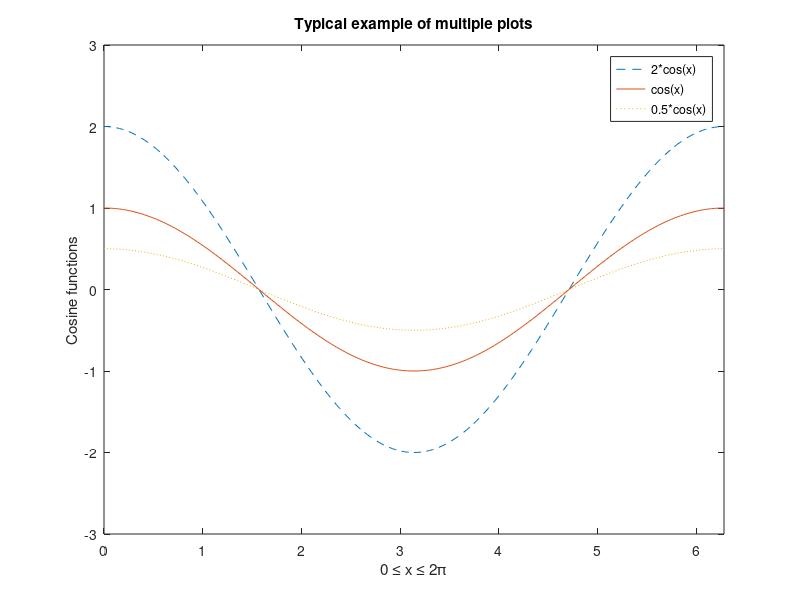

Write MATLAB code to recreate this figure.
% We will use this file to get used to the mechanics involved in matlab.
% Matlab will read the .m file as a script from the top.

% Variables are declared as follows don't forget statements end with ;
% 1 - Tutorial Lessons 1

x = 3; % here we are assign the variable x with the value 
disp(x)

% Variables can be overwritten

x = 6; 
disp(x)

% 2 - Tutorial Lessons 2
% Matlab includes many bult in mathematical functions 
% elementary functions include, but are not limited to

disp(cos(x))
disp(sin(x))
disp(tan(x))
disp(abs(x))
disp(ceil(x))
disp(floor(x))

% Matlab also includes predefined constant values

disp(pi)
disp(1i)
disp(Inf)
disp(NaN)

% Example using defined elementary functions  previously defined.

 a = 5; x = 2; y = 8;
 y = exp(-a)*sin(x)+10*sqrt(y);
 disp(y)
 
 disp(log(142))
 disp(log10(142))
 
 disp(sin(pi/4))
 disp(exp(10))
 
 % next we will dive into plotting using the command plot(x,y)
 
 x = [1 2 3 4 5 6];
 y = [3 -1 2 4 5 1];
 plot(x,y)
 
% For example, to plot the function sin (x) on the interval [0, 2π], we first create a vector of
% x values ranging from 0 to 2π, then compute the sine of these values, and finally plot the result:

x = 0:pi/100:2*pi;
y = sin(x);
plot(x,y)

% we can add titles, labels and annotations to the figure

xlabel('x = 0:2\pi')
ylabel('Sine of x')
title('Plot of the Sine function')
 

% multiple data sets in one plot

x = 0:pi/100:2*pi;
y1 = 2*cos(x);
y2 = cos(x);
y3 = 0.5*cos(x);
plot(x,y1,'--',x,y2,'-',x,y3,':')
xlabel('0 \leq x \leq 2\pi')
ylabel('Cosine functions')
legend('2*cos(x)','cos(x)','0.5*cos(x)')
title('Typical example of multiple plots')
axis([0 2*pi -3 3])

% specifying line styles and colors

% plot(x,y,'style_color_marker') % where style color marker is a triplet of
% color, symbol line style and symbol marker eg: k-+ or m:s

% Matrix generalization, you have row vectors or column vectors. Matrices
% are a two-dimensional array consisting of m rows and n columns. 

% row vector
v = [1 4 7 10 13];
disp(v)

% Column vectors are created in a similar way, however, semicolon (;) 
% must separate the components of a column vector

w = [1;4;7;10;13];
disp(w)

% one can also transpose a row vector to convert it into a column vector

w = v';
disp(w)

% v(1) is the first element of vector v, v(2) its second element, and so forth.
%Furthermore, to access blocks of elements, we use MATLAB’s colon notation (:). 
% For example, to access the first three elements of v, we write

disp(v(1:3))

disp(v(:)) % produces a column vector

disp(v(1:end)) % produces a row vector

% entering and displaying a matrix

A = [1 2 3; 4 5 6; 7 8 9];

disp(A)
disp (A(2,1)) % (row,col)

% matrix indexing can be used to replace a value of an existing matrix

A(3,3) = 0;
disp(A)

% The colon operator will prove very useful and understanding how it works is the key to
% efficient and convenient usage of MATLAB. It occurs in several different forms.
% Often we must deal with matrices or vectors that are too large to enter one element at a time.
% For example, suppose we want to enter a vector x consisting of points
% (0, 0.1, 0.2, 0.3, · · · , 5). We can use the command

x = 0:0.1:5;

disp(x)

% linear spacing

theta = linspace(0, 2*pi, 101);
disp(theta)

% colon operator in a matrix

disp(A(2,:)) % second row of elements in A

disp(A(:,2:3)) % sub matrix with the last two columns of A

% A row or a column of a matrix can be deleted by setting it to a null vector, [ ].

%A(:,2)=[];
%disp(A)

% creating a sub-matrix

% To extract a submatrix B consisting of rows 2 and 3 and columns 1 and 2 of the matrix A, do the following
B = A([2 3],[1 2]);
disp(B)


% To interchange rows 1 and 2 of A, use the vector of row indices together with the colon operator
C = A([2 1 3],:);
disp(C)

% To create a vector version of matrix A, do the following

disp(A(:))

% deleting and restoring

 A(3,:) = [];
 A = [A(1,:);A(2,:);[7 8 0]];
 disp(A)
 
 % dimension
 
 disp(size(A))
 
 % continuation
 
 % If it is not possible to type the entire input on the same line, use consecutive periods, called
 % an ellipsis . . ., to signal continuation, then continue the input on the next line.
 
 % B = [4/5 7.23*tan(x) sqrt(6); ...
 %       1/x.^2 0 3/(x*log(x)); ...
 %      x-7 sqrt(3) x*sin(x)];
 
% disp(B)

% Transposing a matrix is the same as transposing a vector

disp(A')

% concatenating matrices, matrices made up of sub-matrices

B = [A 10*A; -A [1 0 0; 0 1 0; 0 0 1]];

disp(B)


% elementary matrices built in

n = 3;
m = 3;

disp(eye(m,n))
disp(eye(n))
disp(zeros(m,n)) 
disp(ones(m,n))
disp(diag(A))

% Two other important matrix generation functions are rand and randn, which generate
% matrices of (pseudo-)random numbers using the same syntax as eye.
disp(rand(m,n))

% In addition, matrices can be constructed in a block form. With C defined by C = [1 2; 3 4], we may create a matrix D as follows
C = [1 2; 3 4];
D = [C zeros(2); ones(2) eye(2)];
disp(D)


% Special Matrices 

% hilb Hilbert matrix
% invhilb Inverse Hilbert matrix
% magic Magic square
% pascal Pascal matrix
% toeplitz Toeplitz matrix
% vander Vandermonde matrix
% wilkinson Wilkinson’s eigenvalue test matrix


% 3 - Array operations and linear equations

% matrix arithmetic operations, +, -, *, ^ all work

% array arithmetic operations, + and - work the same as matrix


A = [1 2 3; 4 5 6; 7 8 9];
B = [10 20 30; 40 50 60; 70 80 90];

C = A.*B;
disp(C)

D = A.^2;
disp(D)
 
 
% solving linear equations

A = [1 2 3; 4 5 6; 7 8 0];
b = [1; 1; 1];
x = inv(A)*b;
disp(x)

% or this way, is faster computationally
A = [1 2 3; 4 5 6; 7 8 0];
b = [1; 1; 1];
x = A\b;
disp(x)

% we also have inverse and determinants
disp(inv(A))
disp(det(A))

% matrix functions include

disp(eig(A))
disp(norm(A))
disp(rank(A))

% 4 - Introduction to Programming with MATLAB

% f = factorial(5);
% disp(f)

% use of input
num = input('Enter a number between 0-10: ');
disp(num^2)

% function f = factorial(n) 
% % FACTORIAL(N) returns the factorial of N. 
% % Compute a factorial value. 
% f = prod(1:n);
% end

% function is commented out in order to continue with book

% 5 - Control flow and operators

% control flow - if, elseif, else, end
a = 1; 
b = 2;
c = 3;
discr = b*b - 4*a*c;
if discr < 0
disp('Warning: discriminant is negative, roots are imaginary')
end

discr = b*b - 4*a*c;
if discr < 0
disp('Warning: discriminant is negative, roots are imaginary');
else
disp('Roots are real, but may be repeated')
end


discr = b*b - 4*a*c;
if discr < 0
disp('Warning: discriminant is negative, roots are imaginary');
elseif discr == 0
disp('Discriminant is zero, roots are repeated')
else
disp('Roots are real')
end

% control flow - rational and logical operators

% > Greater than
% < Less than
% >= Greater than or equal to
% <= Less than or equal to
% == Equal to
% ∼= Not equal to
% & AND operator
% | OR operator
% ∼ NOT operator


% control flow - for end loop

for ii=1:5
x=ii*ii;
disp(x)
end

n = 5; A = eye(n);
for j=2:n
for i=1:j-1
A(i,j)=i/j;
A(j,i)=i/j;
end
end

disp(A)
 
% control flow - while end loop

x = 1;
while x <= 10
x = 3*x;
disp(x)
end


% other flow strucutre include, break, continue and return. 

% MATLAB Operator Precedence

% 1 Parentheses
% 2 Transpose 
% 3 Unary plus (+), unary minus (−), logical negation (∼)
% 4 Multiplication (. ∗), right division (. /), left division (.\),
%     matrix multiplication (∗), matrix right division (/),
%     matrix left division (\)
% 5 Addition (+), subtraction (−)
% 6 Colon operator (:)
% 7 Less than (<), less than or equal to (≤), greater (>),
% greater than or equal to (≥), equal to (==), not equal to (∼=)
% 8 Element-wise AND, (&)
% 9 Element-wise OR, (|)



% writing to a file

% write some variable length strings to a file
op = fopen('weekdays.txt','wt');
fprintf(op,'Sunday\nMonday\nTuesday\nWednesday\n');
fprintf(op,'Thursday\nFriday\nSaturday\n');
fclose(op);
 
% 6 - Debugging M-files

% this is similar to other IDE. The user can set different breakpoints. 
 
 
 